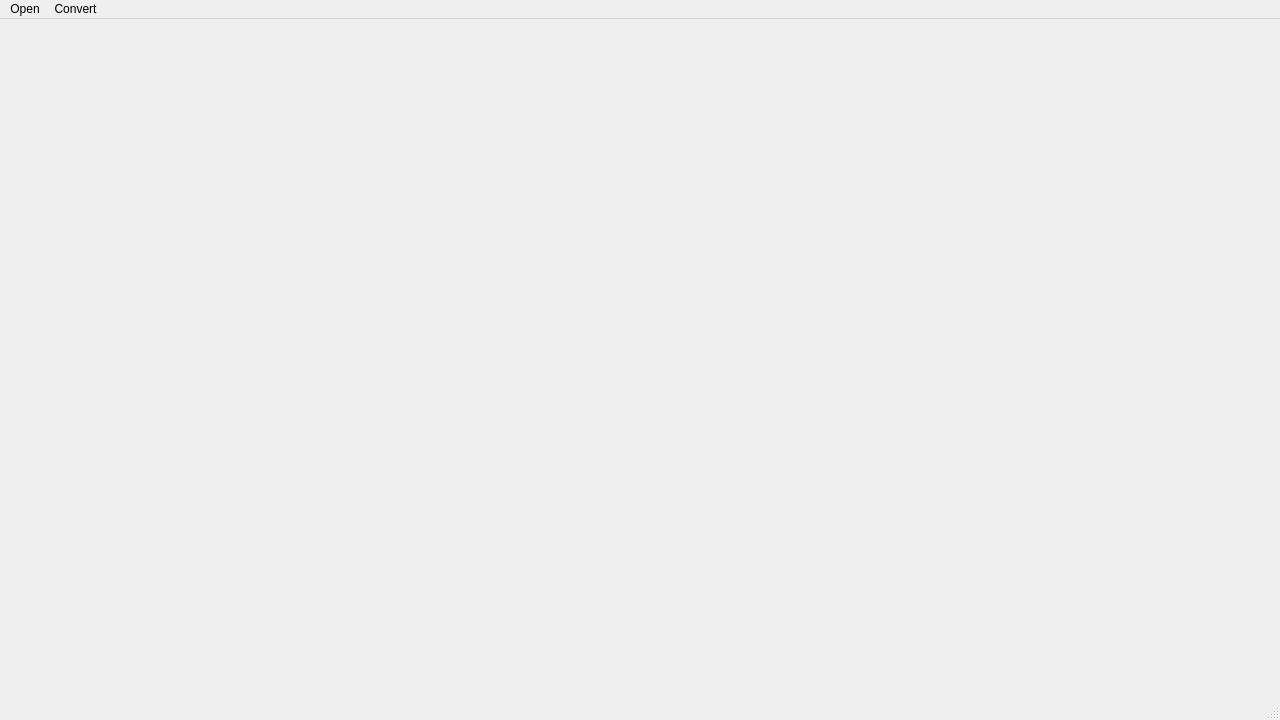
<?xml version="1.0" encoding="UTF-8"?>
<ui version="4.0">
 <class>IMAS2ToolMainWindow</class>
 <widget class="QMainWindow" name="IMAS2ToolMainWindow">
  <property name="geometry">
   <rect>
    <x>0</x>
    <y>0</y>
    <width>1280</width>
    <height>720</height>
   </rect>
  </property>
  <property name="windowTitle">
   <string>IM@S2-Viewer</string>
  </property>
  <widget class="QWidget" name="centralwidget"/>
  <widget class="QMenuBar" name="menubar">
   <property name="geometry">
    <rect>
     <x>0</x>
     <y>0</y>
     <width>1280</width>
     <height>22</height>
    </rect>
   </property>
   <widget class="QMenu" name="menuOpen">
    <property name="title">
     <string>Open</string>
    </property>
    <addaction name="actionOpen_mpc"/>
    <addaction name="actionOpen_tsk"/>
    <addaction name="actionOpen_nut"/>
   </widget>
   <widget class="QMenu" name="menuConvert">
    <property name="title">
     <string>Convert</string>
    </property>
    <widget class="QMenu" name="menuConvert_scb">
     <property name="title">
      <string>Convert scb</string>
     </property>
     <addaction name="actionscb_to_json"/>
     <addaction name="actionjson_to_scb"/>
    </widget>
    <widget class="QMenu" name="menuConvert_xmb">
     <property name="title">
      <string>Convert xmb</string>
     </property>
     <addaction name="actionxmb_to_json"/>
     <addaction name="actionjson_to_xmb"/>
    </widget>
    <widget class="QMenu" name="menuConvert_dds">
     <property name="title">
      <string>Convert dds</string>
     </property>
     <addaction name="actionpng_to_dxt3dds"/>
     <addaction name="actiondxt3dds_to_png"/>
    </widget>
    <addaction name="menuConvert_scb"/>
    <addaction name="menuConvert_xmb"/>
    <addaction name="menuConvert_dds"/>
   </widget>
   <addaction name="menuOpen"/>
   <addaction name="menuConvert"/>
  </widget>
  <widget class="QStatusBar" name="statusbar"/>
  <action name="actionOpen_mpc">
   <property name="text">
    <string>Open mpc</string>
   </property>
  </action>
  <action name="actionOpen_tsk">
   <property name="text">
    <string>Open tsk</string>
   </property>
  </action>
  <action name="actionOpen_nut">
   <property name="text">
    <string>Open nut</string>
   </property>
  </action>
  <action name="actionscb_to_json">
   <property name="text">
    <string>scb to json</string>
   </property>
  </action>
  <action name="actionjson_to_scb">
   <property name="text">
    <string>json to scb</string>
   </property>
  </action>
  <action name="actionxmb_to_json">
   <property name="text">
    <string>xmb to json</string>
   </property>
  </action>
  <action name="actionjson_to_xmb">
   <property name="text">
    <string>json to xmb</string>
   </property>
  </action>
  <action name="actionpng_to_dxt3dds">
   <property name="text">
    <string>png to dxt3dds</string>
   </property>
  </action>
  <action name="actiondxt3dds_to_png">
   <property name="text">
    <string>dxt3dds to png</string>
   </property>
  </action>
 </widget>
 <resources/>
 <connections/>
</ui>
